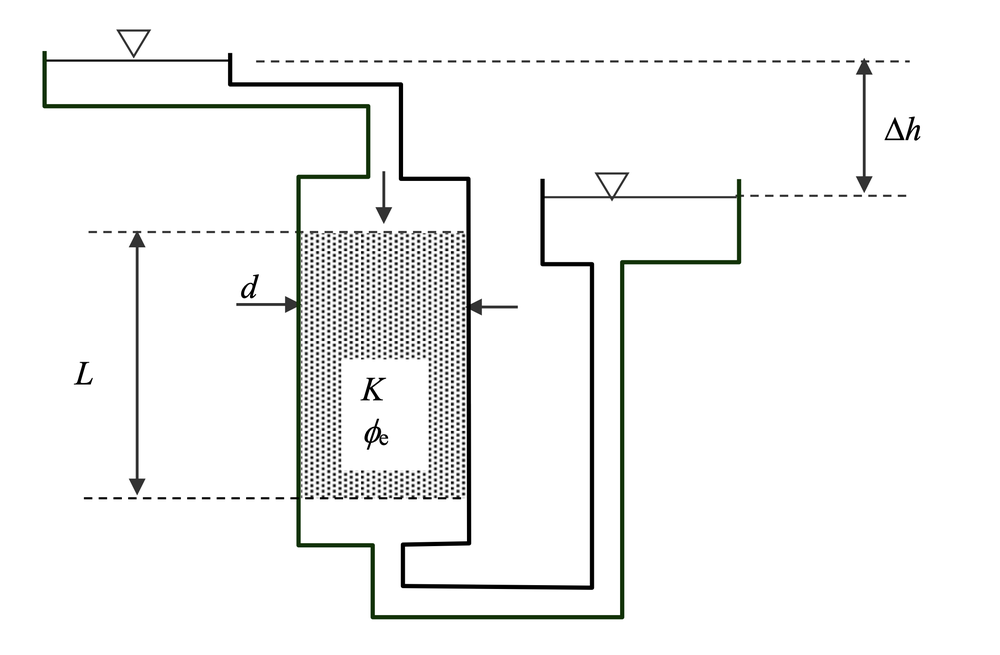
#> input picture SUPPORT_REPO/static/DarcyExperimentSetup.png, 1000 x 655 px, shrunk from 2332 x 1528 before the run, found by its file name
$ python darcy_interactive_question.py
#> lines starting #> are read from the running program, lines starting #| are printed output that depends on the picture
import matplotlib.pyplot as plt
import matplotlib.image as mpimg
import numpy as np
from ipywidgets import interact, FloatText, VBox, Label

# Darcy's law: q = K * (dh/L)
def darcy_law(K, dh_L):
    return K * dh_L * 100 # in mm/s

# Plotting function
def plot_darcy(K):
    # Load the Darcy experiment setup image
#> called with K = 0.0003
    img_path = "../SUPPORT_REPO/static/DarcyExperimentSetup.png"
    img = mpimg.imread(img_path)
#> img is the input picture: shape (655, 1000, 4) float32; mean R, G, B, A 0.958, 0.959, 0.958, 1

    # Create a figure with two subplots
    fig, axes = plt.subplots(1, 2, figsize=(12, 6))

    # Plot the Darcy experiment setup image
    axes[0].imshow(img)
    axes[0].axis('off')
    axes[0].set_title("Darcy Experiment Setup")

    # Generate data for the hydraulic gradient vs discharge graph
    dh_L = np.linspace(0, 1, 100)  # Hydraulic gradient (dh/L)
    q = darcy_law(K, dh_L)         # Discharge (q)

    # Plot the graph
    axes[1].plot(dh_L, q)

    axes[1].set_xlabel(r"$\frac{\Delta h}{L}$", fontsize=12)
    axes[1].set_ylabel(r"$q$ [mm/s]", fontsize=12)
    axes[1].set_title("Hydraulic Gradient vs Discharge")
    axes[1].grid()

    # Add a red point at dh/L = 0.4
    dh_L_point = 0.4
    q_point = darcy_law(K, dh_L_point)
    axes[1].scatter(dh_L_point, q_point, color='red')


    # Add a green point at q = 0.025 mm/s
    q_green = 0.025
    dh_L_green = q_green / (K * 100)  # Calculate dh/L for the green point
    axes[1].scatter(dh_L_green, q_green, color='green')

    # Hide axis values except at the red and green points
    axes[1].set_xticks([dh_L_point, dh_L_green])
    axes[1].set_xticklabels([rf"{dh_L_point:.2f}", ""])  # Hide green point dh/L value
    axes[1].set_yticks([q_point, q_green])
    axes[1].set_yticklabels(["", rf" {q_green:.3f}"])  # Hide red point q value

    plt.tight_layout()
    plt.show()
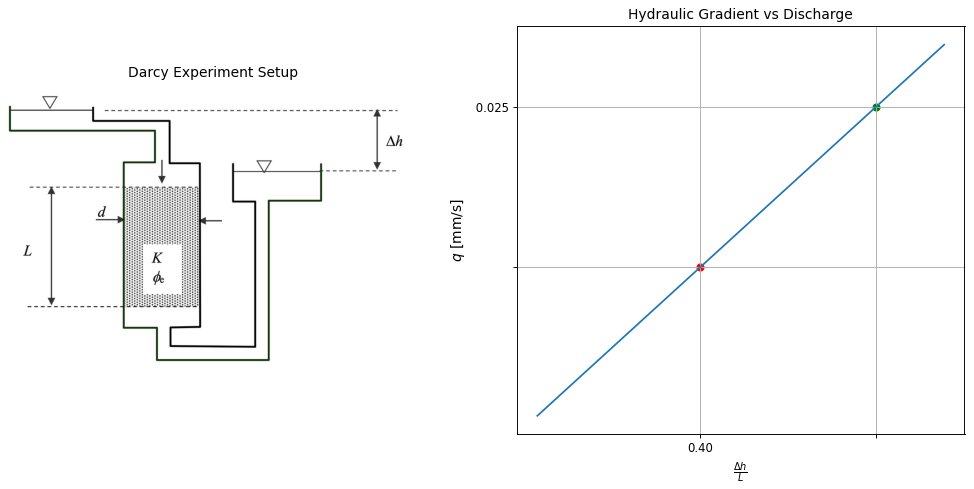
#> figure drawn by matplotlib, 2 panels; panel 2: curve peaks at x = 1, y = 0.03


# Fixed permeability value
K_fixed = 0.0003  # Example value in m/s

# Call the plotting function with the fixed K value
plot_darcy(K_fixed)

$ run again, with SUPPORT_REPO/static/Groundwater_course.jpg saved as SUPPORT_REPO/static/DarcyExperimentSetup.png
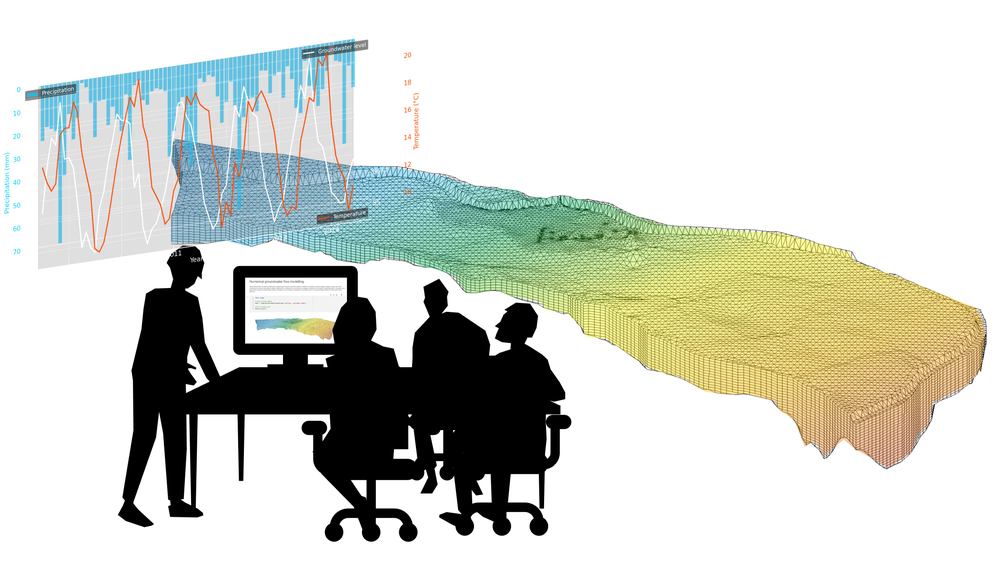
#> input picture SUPPORT_REPO/static/Groundwater_course.jpg, 1000 x 566 px, shrunk from 4198 x 2374 before the run, found by its file name
#> in plot_darcy, img is the input picture: shape (566, 1000, 3) float32; mean R, G, B 0.809, 0.821, 0.786
#> in plot_darcy, `plt.show()`:
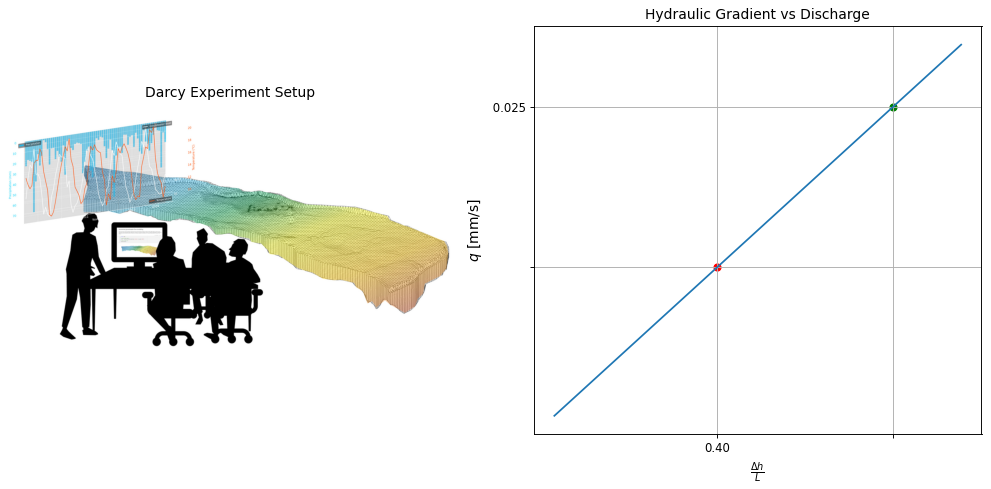
#> figure drawn by matplotlib, 2 panels; panel 2: curve peaks at x = 1, y = 0.03
